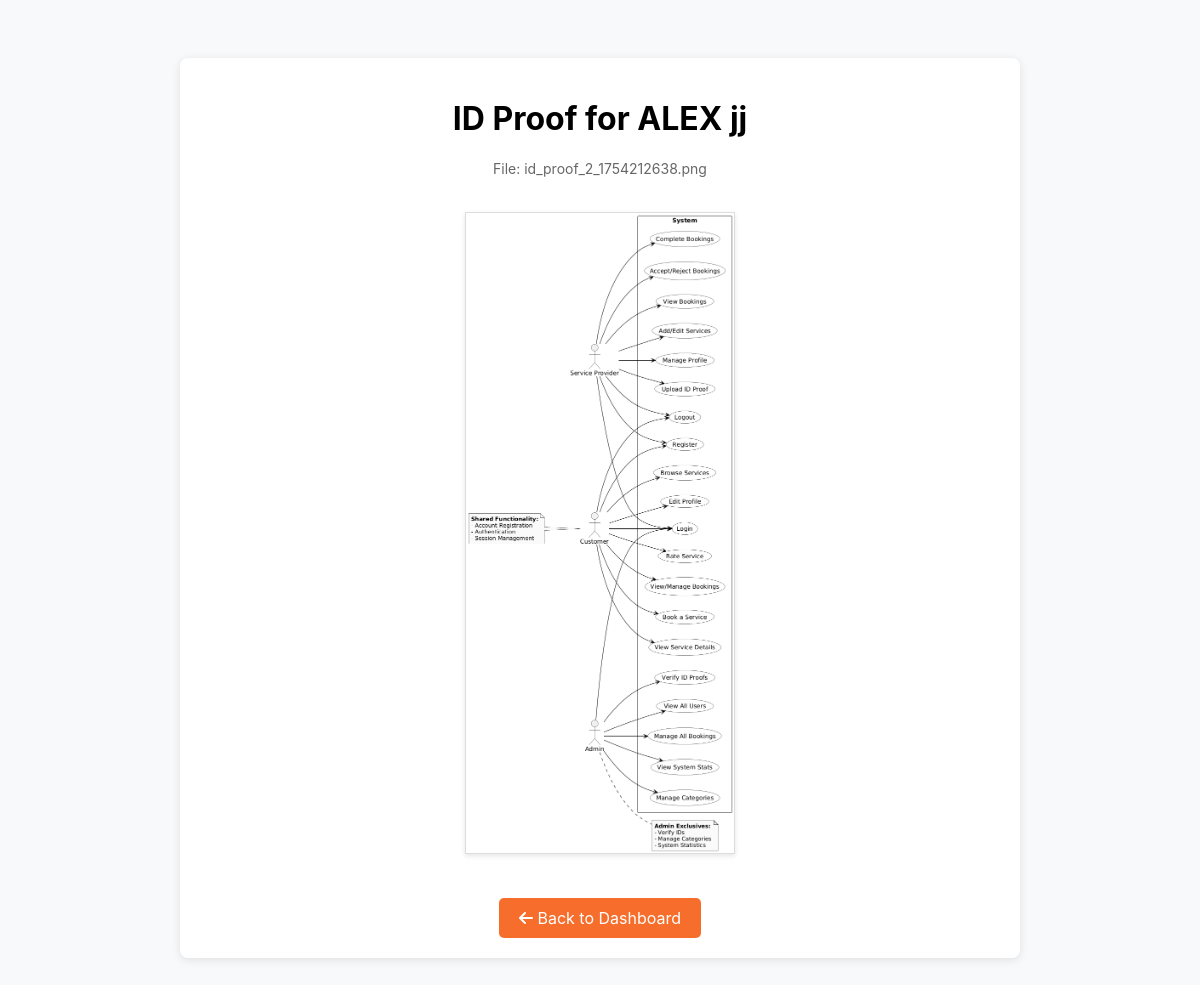
Screenshot of /localservice-main/view_id_proof.php?id=2 (signed in) with the database file from the repository.
### tables this page shows
CREATE TABLE `providers` (
  `id` int(11) NOT NULL,
  `user_id` int(11) NOT NULL,
  `experience` varchar(50) NOT NULL,
  `location` varchar(255) DEFAULT NULL,
  `bio` text DEFAULT NULL,
  `id_proof` varchar(255) DEFAULT NULL,
  `is_verified` tinyint(1) DEFAULT 0,
  `verification_status` enum('pending','approved','rejected') DEFAULT 'pending',
  `verification_notes` text DEFAULT NULL,
  `availability` enum('available','unavailable') DEFAULT 'available',
  `avg_rating` decimal(3,2) DEFAULT 0.00
);

CREATE TABLE `users` (
  `id` int(11) NOT NULL,
  `name` varchar(100) NOT NULL,
  `email` varchar(100) NOT NULL,
  `password` varchar(255) NOT NULL,
  `role` enum('admin','provider','customer') NOT NULL,
  `phone` varchar(20) NOT NULL,
  `address` text NOT NULL,
  `city` varchar(100) NOT NULL,
  `state` varchar(100) NOT NULL,
  `pincode` varchar(20) NOT NULL,
  `profile_image` varchar(255) DEFAULT NULL,
  `is_active` tinyint(1) DEFAULT 1,
  `created_at` timestamp NOT NULL DEFAULT current_timestamp(),
  `updated_at` timestamp NOT NULL DEFAULT current_timestamp() ON UPDATE current_timestamp()
);

### localservice-main/view_id_proof.php (the view, shortened to what this page needs)
<?php
include 'db.php';
$provider_id = $_GET['id'];
$provider = $conn->query("SELECT name, id_proof FROM users u JOIN providers p ON u.id = p.user_id WHERE u.id = $provider_id")->fetch_assoc();
$id_proof_file = basename($provider['id_proof']);
?>
<!DOCTYPE html>
<html lang="en">
<head>
</head>
<body>
    <div class="proof-container">
        <h1>ID Proof for <?= htmlspecialchars($provider['name']) ?></h1>
        <div class="file-info">
            File: <?= htmlspecialchars($id_proof_file) ?>
        </div>
        <?php
        $file_ext = strtolower(pathinfo($id_proof_file, PATHINFO_EXTENSION));
        if ($file_ext === 'pdf'): ?>
            <embed src="uploads/id_proofs/<?= htmlspecialchars($id_proof_file) ?>"
                   type="application/pdf"
                   width="100%"
                   height="600px">
        <?php else: ?>
            <img src="uploads/id_proofs/<?= htmlspecialchars($id_proof_file) ?>"
                 alt="ID Proof"
                 class="proof-image"
                 onerror="this.onerror=null;this.src='assets/image-not-found.png';">
        <?php endif; ?>
        <br>
        <a href="admin_dashboard.php" class="back-btn">
            <i class="fas fa-arrow-left"></i> Back to Dashboard
        </a>
    </div>
    <link rel="stylesheet" href="https://cdnjs.cloudflare.com/ajax/libs/font-awesome/6.4.0/css/all.min.css">
</body>
</html>

### localservice-main/view_id_proof.php (style rules this page uses)
body { font-family: 'Inter', sans-serif; padding: 20px; text-align: center; background-color: #f8f9fa; }
.proof-container { max-width: 800px; margin: 30px auto; padding: 20px; background: white; border-radius: 8px; box-shadow: 0 2px 10px rgba(0,0,0,0.1); }
.proof-image { max-width: 100%; max-height: 80vh; border: 1px solid #ddd; margin: 20px 0; box-shadow: 0 2px 5px rgba(0,0,0,0.1); }
.back-btn { display: inline-block; padding: 10px 20px; background: #f76d2b; color: white; text-decoration: none; border-radius: 5px; margin-top: 20px; transition: background 0.3s; }
.file-info { margin: 15px 0; color: #666; font-size: 14px; }

### rows the page displays
providers: user.name "ALEX jj", id_proof "id_proof_2_1754212638.png", id_proof (picture)
